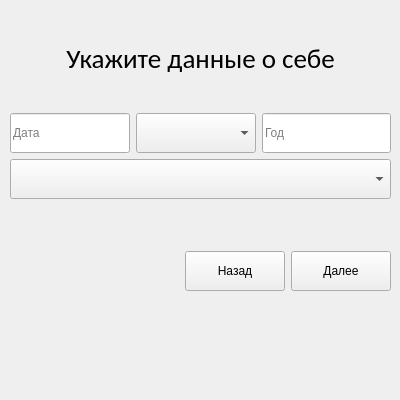
   <widget class="QWidget" name="create_data">
    <widget class="QWidget" name="verticalLayoutWidget_4">
     <property name="geometry">
      <rect>
       <x>10</x>
       <y>10</y>
       <width>381</width>
       <height>381</height>
      </rect>
     </property>
     <layout class="QVBoxLayout" name="verticalLayout_6">
      <item>
       <widget class="QLabel" name="data_label">
        <property name="minimumSize">
         <size>
          <width>0</width>
          <height>97</height>
         </size>
        </property>
        <property name="font">
         <font>
          <family>Calibri</family>
          <pointsize>20</pointsize>
         </font>
        </property>
        <property name="text">
         <string>Укажите данные о себе</string>
        </property>
        <property name="alignment">
         <set>Qt::AlignCenter</set>
        </property>
       </widget>
      </item>
      <item>
       <layout class="QHBoxLayout" name="horizontalLayout_5">
        <item>
         <widget class="QLineEdit" name="date">
          <property name="minimumSize">
           <size>
            <width>120</width>
            <height>40</height>
           </size>
          </property>
          <property name="maximumSize">
           <size>
            <width>120</width>
            <height>16777215</height>
           </size>
          </property>
          <property name="maxLength">
           <number>2</number>
          </property>
          <property name="placeholderText">
           <string>Дата</string>
          </property>
         </widget>
        </item>
        <item>
         <widget class="QComboBox" name="month">
          <property name="minimumSize">
           <size>
            <width>120</width>
            <height>40</height>
           </size>
          </property>
          <property name="maximumSize">
           <size>
            <width>16777215</width>
            <height>120</height>
           </size>
          </property>
          <property name="editable">
           <bool>false</bool>
          </property>
          <property name="currentText">
           <string/>
          </property>
          <property name="frame">
           <bool>true</bool>
          </property>
         </widget>
        </item>
        <item>
         <widget class="QLineEdit" name="year">
          <property name="minimumSize">
           <size>
            <width>120</width>
            <height>40</height>
           </size>
          </property>
          <property name="maximumSize">
           <size>
            <width>16777215</width>
            <height>120</height>
           </size>
          </property>
          <property name="inputMask">
           <string/>
          </property>
          <property name="maxLength">
           <number>4</number>
          </property>
          <property name="placeholderText">
           <string>Год</string>
          </property>
         </widget>
        </item>
       </layout>
      </item>
      <item>
       <widget class="QComboBox" name="gender">
        <property name="minimumSize">
         <size>
          <width>0</width>
          <height>40</height>
         </size>
        </property>
        <property name="editable">
         <bool>false</bool>
        </property>
       </widget>
      </item>
      <item>
       <widget class="QLabel" name="data_error_label">
        <property name="minimumSize">
         <size>
          <width>0</width>
          <height>40</height>
         </size>
        </property>
        <property name="text">
         <string/>
        </property>
       </widget>
      </item>
      <item>
       <layout class="QHBoxLayout" name="horizontalLayout_6">
        <item>
         <spacer name="horizontalSpacer_5">
          <property name="orientation">
           <enum>Qt::Horizontal</enum>
          </property>
          <property name="sizeHint" stdset="0">
           <size>
            <width>40</width>
            <height>20</height>
           </size>
          </property>
         </spacer>
        </item>
        <item>
         <widget class="QPushButton" name="data_back_btn">
          <property name="minimumSize">
           <size>
            <width>100</width>
            <height>40</height>
           </size>
          </property>
          <property name="text">
           <string>Назад</string>
          </property>
         </widget>
        </item>
        <item>
         <widget class="QPushButton" name="data_next_btn">
          <property name="minimumSize">
           <size>
            <width>100</width>
            <height>40</height>
           </size>
          </property>
          <property name="text">
           <string>Далее</string>
          </property>
         </widget>
        </item>
       </layout>
      </item>
      <item>
       <spacer name="verticalSpacer_5">
        <property name="orientation">
         <enum>Qt::Vertical</enum>
        </property>
        <property name="sizeHint" stdset="0">
         <size>
          <width>376</width>
          <height>82</height>
         </size>
        </property>
       </spacer>
      </item>
     </layout>
    </widget>
   </widget>
